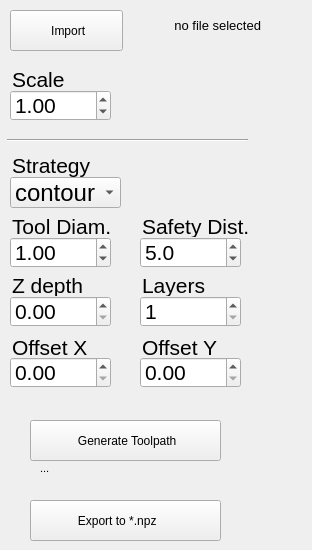
      <widget class="QWidget" name="tab">
       <attribute name="title">
        <string>svg</string>
       </attribute>
       <widget class="QLabel" name="svgFilePathLabel">
        <property name="geometry">
         <rect>
          <x>120</x>
          <y>10</y>
          <width>141</width>
          <height>31</height>
         </rect>
        </property>
        <property name="font">
         <font>
          <pointsize>10</pointsize>
         </font>
        </property>
        <property name="text">
         <string>no file selected</string>
        </property>
        <property name="alignment">
         <set>Qt::AlignRight|Qt::AlignTrailing|Qt::AlignVCenter</set>
        </property>
       </widget>
       <widget class="QPushButton" name="svgImportButton">
        <property name="geometry">
         <rect>
          <x>10</x>
          <y>10</y>
          <width>113</width>
          <height>41</height>
         </rect>
        </property>
        <property name="text">
         <string> Import</string>
        </property>
        <property name="icon">
         <iconset>
          <normaloff>../icons/navigation/png/upload.png</normaloff>../icons/navigation/png/upload.png</iconset>
        </property>
       </widget>
       <widget class="QPushButton" name="svgExportButton">
        <property name="geometry">
         <rect>
          <x>30</x>
          <y>500</y>
          <width>191</width>
          <height>41</height>
         </rect>
        </property>
        <property name="text">
         <string> Export to *.npz      </string>
        </property>
        <property name="icon">
         <iconset>
          <normaloff>../icons/navigation/png/download.png</normaloff>../icons/navigation/png/download.png</iconset>
        </property>
       </widget>
       <widget class="QPushButton" name="generateSvgToolpath">
        <property name="geometry">
         <rect>
          <x>30</x>
          <y>420</y>
          <width>191</width>
          <height>41</height>
         </rect>
        </property>
        <property name="text">
         <string> Generate Toolpath</string>
        </property>
        <property name="icon">
         <iconset>
          <normaloff>../icons/navigation/png/settings.png</normaloff>../icons/navigation/png/settings.png</iconset>
        </property>
       </widget>
       <widget class="QLabel" name="xPosLabel_3">
        <property name="geometry">
         <rect>
          <x>142</x>
          <y>216</y>
          <width>161</width>
          <height>21</height>
         </rect>
        </property>
        <property name="font">
         <font>
          <pointsize>16</pointsize>
         </font>
        </property>
        <property name="styleSheet">
         <string notr="true"/>
        </property>
        <property name="text">
         <string>Safety Dist.</string>
        </property>
       </widget>
       <widget class="QLabel" name="xPosLabel_5">
        <property name="geometry">
         <rect>
          <x>12</x>
          <y>275</y>
          <width>161</width>
          <height>21</height>
         </rect>
        </property>
        <property name="font">
         <font>
          <pointsize>16</pointsize>
         </font>
        </property>
        <property name="styleSheet">
         <string notr="true"/>
        </property>
        <property name="text">
         <string>Z depth</string>
        </property>
       </widget>
       <widget class="QDoubleSpinBox" name="depth">
        <property name="geometry">
         <rect>
          <x>10</x>
          <y>296</y>
          <width>101</width>
          <height>31</height>
         </rect>
        </property>
        <property name="font">
         <font>
          <pointsize>16</pointsize>
         </font>
        </property>
        <property name="styleSheet">
         <string notr="true"/>
        </property>
        <property name="decimals">
         <number>2</number>
        </property>
        <property name="minimum">
         <double>0.000000000000000</double>
        </property>
        <property name="maximum">
         <double>100.000000000000000</double>
        </property>
        <property name="singleStep">
         <double>1.000000000000000</double>
        </property>
       </widget>
       <widget class="QDoubleSpinBox" name="numberOfLayers">
        <property name="geometry">
         <rect>
          <x>140</x>
          <y>296</y>
          <width>101</width>
          <height>31</height>
         </rect>
        </property>
        <property name="font">
         <font>
          <pointsize>16</pointsize>
         </font>
        </property>
        <property name="styleSheet">
         <string notr="true"/>
        </property>
        <property name="decimals">
         <number>0</number>
        </property>
        <property name="minimum">
         <double>1.000000000000000</double>
        </property>
        <property name="maximum">
         <double>100.000000000000000</double>
        </property>
        <property name="singleStep">
         <double>1.000000000000000</double>
        </property>
       </widget>
       <widget class="QDoubleSpinBox" name="safetyDistance">
        <property name="geometry">
         <rect>
          <x>140</x>
          <y>237</y>
          <width>101</width>
          <height>31</height>
         </rect>
        </property>
        <property name="font">
         <font>
          <pointsize>16</pointsize>
         </font>
        </property>
        <property name="styleSheet">
         <string notr="true"/>
        </property>
        <property name="decimals">
         <number>1</number>
        </property>
        <property name="minimum">
         <double>0.000000000000000</double>
        </property>
        <property name="maximum">
         <double>400.000000000000000</double>
        </property>
        <property name="singleStep">
         <double>0.100000000000000</double>
        </property>
        <property name="value">
         <double>5.000000000000000</double>
        </property>
       </widget>
       <widget class="QLabel" name="xPosLabel_2">
        <property name="geometry">
         <rect>
          <x>12</x>
          <y>216</y>
          <width>141</width>
          <height>21</height>
         </rect>
        </property>
        <property name="font">
         <font>
          <pointsize>16</pointsize>
         </font>
        </property>
        <property name="styleSheet">
         <string notr="true"/>
        </property>
        <property name="text">
         <string>Tool Diam.</string>
        </property>
       </widget>
       <widget class="QLabel" name="xPosLabel_4">
        <property name="geometry">
         <rect>
          <x>142</x>
          <y>275</y>
          <width>161</width>
          <height>21</height>
         </rect>
        </property>
        <property name="font">
         <font>
          <pointsize>16</pointsize>
         </font>
        </property>
        <property name="styleSheet">
         <string notr="true"/>
        </property>
        <property name="text">
         <string>Layers</string>
        </property>
       </widget>
       <widget class="QDoubleSpinBox" name="toolDiameter">
        <property name="geometry">
         <rect>
          <x>10</x>
          <y>237</y>
          <width>101</width>
          <height>31</height>
         </rect>
        </property>
        <property name="font">
         <font>
          <pointsize>16</pointsize>
         </font>
        </property>
        <property name="styleSheet">
         <string notr="true"/>
        </property>
        <property name="decimals">
         <number>2</number>
        </property>
        <property name="minimum">
         <double>0.000000000000000</double>
        </property>
        <property name="maximum">
         <double>400.000000000000000</double>
        </property>
        <property name="singleStep">
         <double>0.100000000000000</double>
        </property>
        <property name="value">
         <double>1.000000000000000</double>
        </property>
       </widget>
       <widget class="QLabel" name="xPosLabel_11">
        <property name="geometry">
         <rect>
          <x>12</x>
          <y>69</y>
          <width>141</width>
          <height>21</height>
         </rect>
        </property>
        <property name="font">
         <font>
          <pointsize>16</pointsize>
         </font>
        </property>
        <property name="styleSheet">
         <string notr="true"/>
        </property>
        <property name="text">
         <string>Scale</string>
        </property>
       </widget>
       <widget class="QDoubleSpinBox" name="scaleSvg">
        <property name="geometry">
         <rect>
          <x>10</x>
          <y>90</y>
          <width>101</width>
          <height>31</height>
         </rect>
        </property>
        <property name="font">
         <font>
          <pointsize>16</pointsize>
         </font>
        </property>
        <property name="styleSheet">
         <string notr="true"/>
        </property>
        <property name="decimals">
         <number>2</number>
        </property>
        <property name="minimum">
         <double>0.000000000000000</double>
        </property>
        <property name="maximum">
         <double>400.000000000000000</double>
        </property>
        <property name="singleStep">
         <double>0.100000000000000</double>
        </property>
        <property name="value">
         <double>1.000000000000000</double>
        </property>
       </widget>
       <widget class="Line" name="line_5">
        <property name="geometry">
         <rect>
          <x>7</x>
          <y>130</y>
          <width>241</width>
          <height>20</height>
         </rect>
        </property>
        <property name="orientation">
         <enum>Qt::Horizontal</enum>
        </property>
       </widget>
       <widget class="QLabel" name="generateProgressSvg">
        <property name="geometry">
         <rect>
          <x>40</x>
          <y>460</y>
          <width>171</width>
          <height>16</height>
         </rect>
        </property>
        <property name="font">
         <font>
          <pointsize>8</pointsize>
         </font>
        </property>
        <property name="text">
         <string>...</string>
        </property>
       </widget>
       <widget class="QComboBox" name="svgProcessingStrategy">
        <property name="geometry">
         <rect>
          <x>10</x>
          <y>177</y>
          <width>111</width>
          <height>31</height>
         </rect>
        </property>
        <property name="font">
         <font>
          <pointsize>18</pointsize>
         </font>
        </property>
        <item>
         <property name="text">
          <string>contour</string>
         </property>
        </item>
        <item>
         <property name="text">
          <string>constant z</string>
         </property>
        </item>
       </widget>
       <widget class="QLabel" name="xPosLabel_15">
        <property name="geometry">
         <rect>
          <x>12</x>
          <y>150</y>
          <width>141</width>
          <height>31</height>
         </rect>
        </property>
        <property name="font">
         <font>
          <pointsize>16</pointsize>
         </font>
        </property>
        <property name="styleSheet">
         <string notr="true"/>
        </property>
        <property name="text">
         <string>Strategy</string>
        </property>
       </widget>
       <widget class="QDoubleSpinBox" name="offsetX">
        <property name="geometry">
         <rect>
          <x>10</x>
          <y>357</y>
          <width>101</width>
          <height>31</height>
         </rect>
        </property>
        <property name="font">
         <font>
          <pointsize>16</pointsize>
         </font>
        </property>
        <property name="styleSheet">
         <string notr="true"/>
        </property>
        <property name="decimals">
         <number>2</number>
        </property>
        <property name="minimum">
         <double>0.000000000000000</double>
        </property>
        <property name="maximum">
         <double>100.000000000000000</double>
        </property>
        <property name="singleStep">
         <double>1.000000000000000</double>
        </property>
       </widget>
       <widget class="QDoubleSpinBox" name="offsetY">
        <property name="geometry">
         <rect>
          <x>140</x>
          <y>357</y>
          <width>101</width>
          <height>31</height>
         </rect>
        </property>
        <property name="font">
         <font>
          <pointsize>16</pointsize>
         </font>
        </property>
        <property name="styleSheet">
         <string notr="true"/>
        </property>
        <property name="decimals">
         <number>2</number>
        </property>
        <property name="minimum">
         <double>0.000000000000000</double>
        </property>
        <property name="maximum">
         <double>100.000000000000000</double>
        </property>
        <property name="singleStep">
         <double>1.000000000000000</double>
        </property>
        <property name="value">
         <double>0.000000000000000</double>
        </property>
       </widget>
       <widget class="QLabel" name="xOffsetLabel">
        <property name="geometry">
         <rect>
          <x>12</x>
          <y>337</y>
          <width>161</width>
          <height>21</height>
         </rect>
        </property>
        <property name="font">
         <font>
          <pointsize>16</pointsize>
         </font>
        </property>
        <property name="styleSheet">
         <string notr="true"/>
        </property>
        <property name="text">
         <string>Offset X</string>
        </property>
       </widget>
       <widget class="QLabel" name="yOffsetLabel">
        <property name="geometry">
         <rect>
          <x>142</x>
          <y>337</y>
          <width>161</width>
          <height>21</height>
         </rect>
        </property>
        <property name="font">
         <font>
          <pointsize>16</pointsize>
         </font>
        </property>
        <property name="styleSheet">
         <string notr="true"/>
        </property>
        <property name="text">
         <string>Offset Y</string>
        </property>
       </widget>
      </widget>
